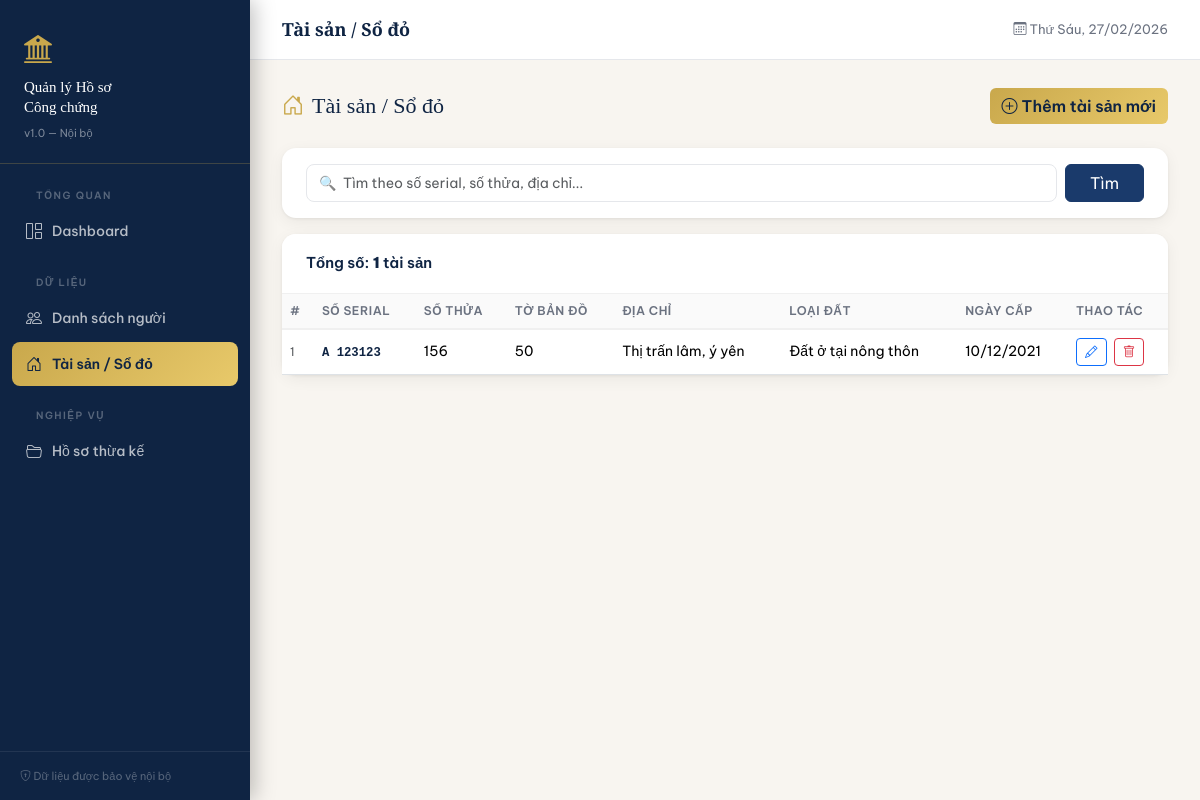
Page /properties/ on the committed database.
### models.py (models this page shows)
class Property(Base):
    __tablename__ = "properties"
    id                = Column(Integer, primary_key=True, index=True)
    so_serial         = Column(String(100), nullable=False, unique=True)
    so_vao_so         = Column(String(100), nullable=True)
    so_thua_dat       = Column(String(100), nullable=True)
    so_to_ban_do      = Column(String(100), nullable=True)
    dia_chi           = Column(Text,        nullable=False)
    loai_dat          = Column(String(100), nullable=True)
    hinh_thuc_su_dung = Column(String(100), nullable=True)
    thoi_han          = Column(String(100), nullable=True)
    nguon_goc         = Column(Text,        nullable=True)
    ngay_cap          = Column(Date,        nullable=True)
    co_quan_cap       = Column(String(200), nullable=True)
    created_at        = Column(DateTime,    server_default=func.now())
    inheritance_cases = relationship("InheritanceCase", back_populates="tai_san")

### routers/properties.py (the view)
@router.get("/")
def list_properties(request: Request, db: Session = Depends(get_db), q: str = ""):
    query = db.query(Property)
    if q:
        query = query.filter(
            or_(Property.so_serial.contains(q), Property.dia_chi.contains(q),
                Property.so_thua_dat.contains(q))
        )
    props = query.order_by(Property.id.desc()).all()
    return templates.TemplateResponse("properties/list.html", {"request": request, "properties": props, "q": q})

### templates/properties/list.html (shortened to what this page needs)
{% extends "base.html" %}
{% block topbar_title %}Tài sản / Sổ đỏ{% endblock %}
{% block content %}
<div class="page-header">
  <h2><i class="bi bi-house-door me-2" style="color:var(--gold)"></i>Tài sản / Sổ đỏ</h2>
  <a href="/properties/create" class="btn btn-gold">
    <i class="bi bi-plus-circle me-1"></i>Thêm tài sản mới
  </a>
</div>
<div class="card mb-3">
  <div class="card-body py-3">
    <form method="get" class="d-flex gap-2">
      <input type="text" name="q" value="{{ q }}" class="form-control"
             placeholder="🔍  Tìm theo số serial, số thửa, địa chỉ...">
      <button class="btn btn-primary px-4">Tìm</button>
    </form>
  </div>
</div>
<div class="card">
  <div class="card-header">Tổng số: <strong>{{ properties|length }}</strong> tài sản</div>
  <div class="card-body p-0">
    {% if properties %}
    <div class="table-responsive">
      <table class="table table-hover mb-0">
        <thead>
          <tr>
            <th>#</th>
            <th>Số Serial</th>
            <th>Số thửa</th>
            <th>Tờ bản đồ</th>
            <th>Địa chỉ</th>
            <th>Loại đất</th>
            <th>Ngày cấp</th>
            <th style="width:100px">Thao tác</th>
          </tr>
        </thead>
        <tbody>
          {% for p in properties %}
          <tr>
            <td class="text-muted" style="font-size:12px">{{ p.id }}</td>
            <td><a href="/properties/{{ p.id }}" style="color:var(--navy)" class="fw-bold text-decoration-none"><code>{{ p.so_serial }}</code></a></td>
            <td>{{ p.so_thua_dat or '—' }}</td>
            <td>{{ p.so_to_ban_do or '—' }}</td>
            <td style="max-width:200px; overflow:hidden; text-overflow:ellipsis; white-space:nowrap" title="{{ p.dia_chi }}">{{ p.dia_chi }}</td>
            <td>{{ p.loai_dat or '—' }}</td>
            <td>{{ p.ngay_cap.strftime('%d/%m/%Y') if p.ngay_cap else '—' }}</td>
            <td>
              <a href="/properties/{{ p.id }}/edit" class="btn btn-sm btn-outline-primary me-1"><i class="bi bi-pencil"></i></a>
              <button class="btn btn-sm btn-outline-danger"
                onclick="if(confirm('Xoá tài sản này?')) document.getElementById('del-p-{{ p.id }}').submit()">
                <i class="bi bi-trash"></i>
              </button>
            </td>
          </tr>
          {% endfor %}
        </tbody>
      </table>
    </div>
    {% else %}
    <div class="text-center py-5">
      <i class="bi bi-house-door" style="font-size:48px; color:#d1d5db"></i>
      <div class="mt-3 text-muted">{% if q %}Không tìm thấy kết quả{% else %}Chưa có tài sản nào{% endif %}</div>
      <a href="/properties/create" class="btn btn-gold mt-3">Thêm tài sản đầu tiên</a>
    </div>
    {% endif %}
  </div>
</div>
{% endblock %}

### templates/base.html (style rules this page uses)
:root { --navy: #0f2443; --navy2: #1a3a6b; --gold: #c9a84c; --gold2: #e8c96a; --cream: #f8f5f0; --text: #1e1e2e; --muted: #6b7280; --sidebar-w: 250px; }
* { box-sizing: border-box; }
body { font-family: 'Be Vietnam Pro', sans-serif; background: var(--cream); color: var(--text); margin: 0; }
.card { border: none; border-radius: 14px; box-shadow: 0 1px 3px rgba(0,0,0,.06), 0 4px 16px rgba(0,0,0,.06); background: #fff; }
.card-header { background: #fff; border-bottom: 1px solid #f0f0f0; border-radius: 14px 14px 0 0 !important; padding: 18px 24px; font-weight: 600; font-size: 15px; color: var(--navy); }
.card-body { padding: 24px; }
.btn-primary { background: var(--navy2); border-color: var(--navy2); }
.btn-gold { background: linear-gradient(135deg, var(--gold), var(--gold2)); border: none; color: var(--navy); font-weight: 600; }
.btn-sm { font-size: 12.5px; }
.table th { font-size: 12px; font-weight: 600; text-transform: uppercase; letter-spacing: .5px; color: var(--muted); background: #fafafa; border-bottom: 2px solid #f0f0f0; }
.table td { vertical-align: middle; font-size: 14px; }
.form-control, .form-select { border-radius: 8px; border-color: #e5e7eb; font-size: 14px; }
.page-header { display: flex; align-items: center; justify-content: space-between; margin-bottom: 24px; }
.page-header h2 { font-family: 'Playfair Display', serif; font-size: 22px; color: var(--navy); margin: 0; }

### rows in the picture
Property: id "1", so_serial "A 123123", so_thua_dat "156", so_to_ban_do "50", dia_chi "Thị trấn lâm, ý yên", loai_dat "Đất ở tại nông thôn", ngay_cap "10/12/2021"

### other values in the picture
{{ properties|length }} "1"
